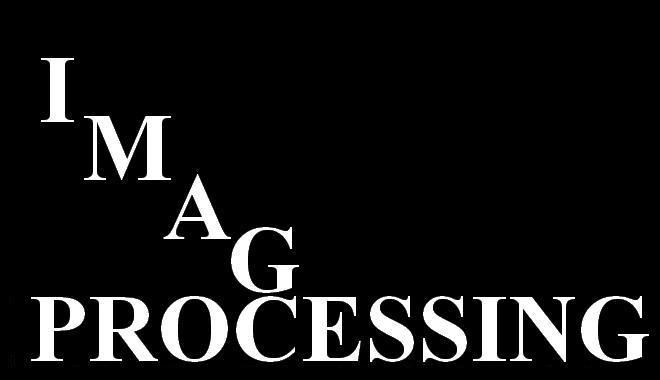
//> input picture data/bin_img.jpg, 660 x 380 px
$ ./ccl ../data/bin_img.jpg   (built with g++ and OpenCV 4)
//> lines starting //> are read from the running program, lines starting //| are printed output that depends on the picture; after the words box and inside, x2 and y2 are one past the last pixel; in counts of white or black regions, pixels touching at a corner belong together
#include <iostream>
#include <vector>
#include <algorithm>

using namespace std;

#include <opencv2/opencv.hpp>
#include <opencv2/core/core.hpp>
#include <opencv2/highgui/highgui.hpp>

// Union Find Data Structure
class UnionFind{
    vector<int> parent;
public:
    UnionFind(int size){
        parent.resize(size);

        for (int i = 0; i<size; i++){
            parent[i] = i;
        }
    }

    int find(int i){
        // base case
        if (parent[i] == i){
            return i;
        }
        return find(parent[i]);
    }

    void unite(int i, int j){
        int irep = find(i);
        int jrep = find(j);

        parent[irep] = jrep; // ###########
    }

};

cv::Mat visualizeComponents(const cv::Mat& labels) {
        // Find the maximum label value
        double min_val, max_val;
        cv::minMaxLoc(labels, &min_val, &max_val);

        // Create a color image for visualization
        cv::Mat output = cv::Mat::zeros(labels.size(), CV_8UC3);

        // Generate random colors for each label
        std::vector<cv::Vec3b> colors(static_cast<int>(max_val) + 1);
        colors[0] = cv::Vec3b(0, 0, 0); // Background is black

        cv::RNG rng(12345);
        for (int i = 1; i <= static_cast<int>(max_val); i++) {
            colors[i] = cv::Vec3b(rng.uniform(0, 256), rng.uniform(0, 256), rng.uniform(0, 256));
        }

        // Color each component
        for (int i = 0; i < output.rows; i++) {
            for (int j = 0; j < output.cols; j++) {
                int label = labels.at<int>(i, j);
                output.at<cv::Vec3b>(i, j) = colors[label];
            }
        }

        return output;
    }
// int getNeighbours(int i, int j, int row, int col){

// }


int main(int argc, char **argv){
    // Read the image in argv[1]
    cv::Mat image = cv::imread(argv[1], cv::IMREAD_GRAYSCALE);
//> image is the input picture: 380 rows x 660 cols, CV_8UC1; min 0, max 255, mean 21.4
    // Check the data is correctly loaded.
    if (image.data == nullptr) {
        cerr << "file " << argv[1] << " do not exist" << endl;
        return 0;
    }
    // cout << "Image cols: " << image.cols << ", rows: " << image.rows << ", channels: " << image.channels() << endl;
    // Apply thresholding to convert to binary
    cv::Mat binaryImage;
    cv::threshold(image, binaryImage, 128, 255, cv::THRESH_BINARY);
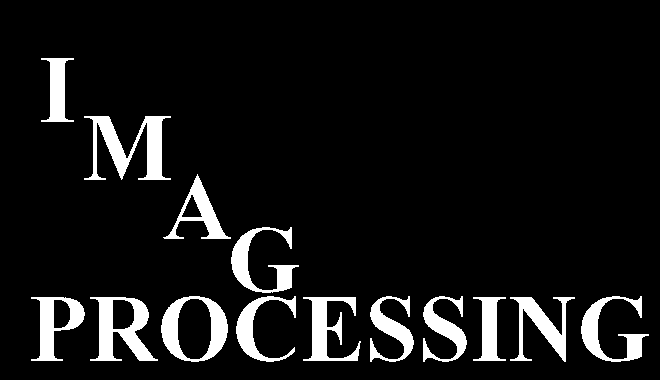
//> binaryImage: 380 rows x 660 cols, CV_8UC1; 8.3% white; 14 white regions, largest, box (x1, y1, x2, y2) and area: (84, 116, 171, 180) 2326, (90, 297, 158, 361) 2003, (161, 296, 228, 362) 1827
    // cout << "Binary Image cols: " << binaryImage.cols << ", rows: " << binaryImage.rows << ", channels: " << binaryImage.channels() << endl;
    cout << binaryImage.size << endl; // image with 0 for all black pixels and 255 for white pixels
//| 380 x 660

    // cv::imshow("binary image", binaryImage);
    // cv::waitKey(0);
    // cv::destroyAllWindows();

    UnionFind uf(binaryImage.cols*binaryImage.rows);
    // cout << uf.find(1) << endl;
    int connectivity = 8;


    // Algorithm
    // Initialize a 2D array the size of image with all elelemnts as bg label
    // int labels[binaryImage.rows][binaryImage.cols] = {0};
    // vector<int> parent;
    cv::Mat labels = cv::Mat::zeros(binaryImage.size(), CV_32SC1);
    int curr_label = 1;
    vector<int> neighbours;
    vector<int> neighbour_labels;
    for (int i = 0; i < binaryImage.rows; i++){
        for (int j = 0; j < binaryImage.cols; j++){
            if (binaryImage.at<uchar>(i, j) != 0){
                // Check on neighbours
                if (connectivity == 8){
                    neighbours = {binaryImage.at<uchar>(i-1, j-1), binaryImage.at<uchar>(i-1, j), binaryImage.at<uchar>(i-1, j+1), binaryImage.at<uchar>(i, j-1)};
                }

                if (std::find(neighbours.begin(), neighbours.end(), 255) == neighbours.end()){

                    labels.at<int>(i,j) = curr_label;
                    curr_label++;
                }
                else {

                    if (connectivity == 8){
                        neighbour_labels = {labels.at<int>(i-1, j-1), labels.at<int>(i-1, j), labels.at<int>(i-1, j+1), labels.at<int>(i, j-1)};
                    }
                    int min_val;
                    if (std::find(neighbour_labels.begin(), neighbour_labels.end(), 0) != neighbours.end()){
                        min_val = *std::max_element(neighbour_labels.begin(), neighbour_labels.end());
                        for (const auto& element : neighbour_labels){
                            if (element != 0 && element < min_val){
                                min_val = element;
                            }
                        }
                    } else{
                        min_val = *std::min_element(neighbour_labels.begin(), neighbour_labels.end());
                    }
                    labels.at<int>(i, j) = min_val;
                    for (const auto& element : neighbour_labels){
                        if (element != 0){
                            uf.unite(element, min_val);
                        }
                    }

                }


            }

        }
    }
//> this loop made 380 passes
//> curr_label on passes 1 to 3: 1, 1, 1
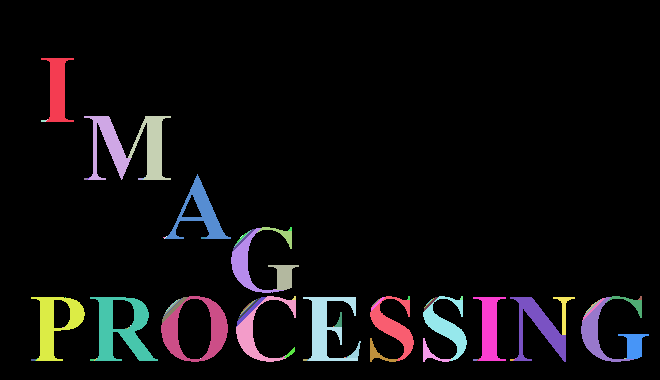
//> labels: 380 rows x 660 cols, CV_32SC1; 95 distinct labels, from 0 to 94; one colour per label, 0 black
//> after the loop, neighbours = [255, 255, 255, 255]; curr_label = 95; neighbour_labels = [44, 44, 44, 44]

    //second pass
    for (int i = 0; i < binaryImage.rows; i++){
        for (int j = 0; j < binaryImage.cols; j++){
            if (binaryImage.at<uchar>(i, j) != 0){
                int root = uf.find(labels.at<int>(i,j));
                labels.at<int>(i,j) = root;
            }

        }
    }
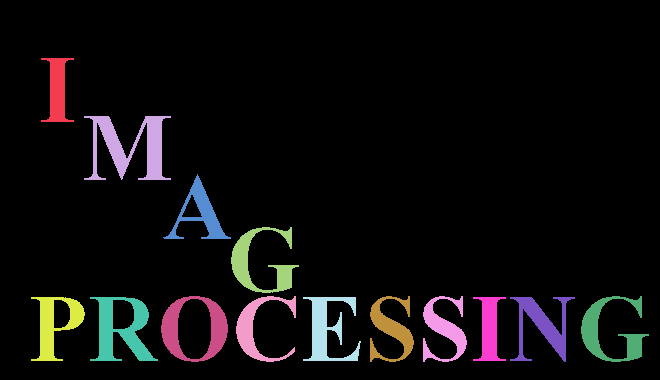
//> labels: 380 rows x 660 cols, CV_32SC1; 15 distinct labels, from 0 to 72; one colour per label, 0 black


    cv::Mat labels_out = visualizeComponents(labels);
//> in visualizeComponents, `cv::minMaxLoc(labels, &min_val, &max_val);`: min_val = 0; max_val = 72
//> the loop in visualizeComponents, `for (int i = 1; i <= static_cast<int>(max_val); i++)` made 72 passes
//> after the loop in visualizeComponents, `for (int i = 0; i < output.rows; i++)`:
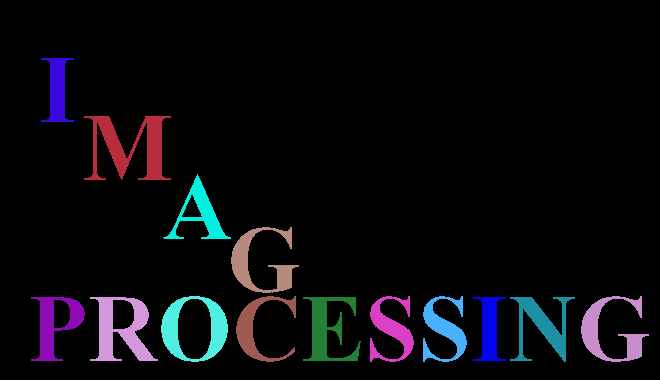
//> output: 380 rows x 660 cols, CV_8UC3; mean B, G, R 14, 9.6, 10
    cv::imshow("image", labels_out);
    // cv::imwrite("./results/bin_ccl.png", labels_out);
    // cv::imshow("binary image", binaryImage);
    cv::waitKey(0);
    cv::destroyAllWindows();
    return 0;
}
